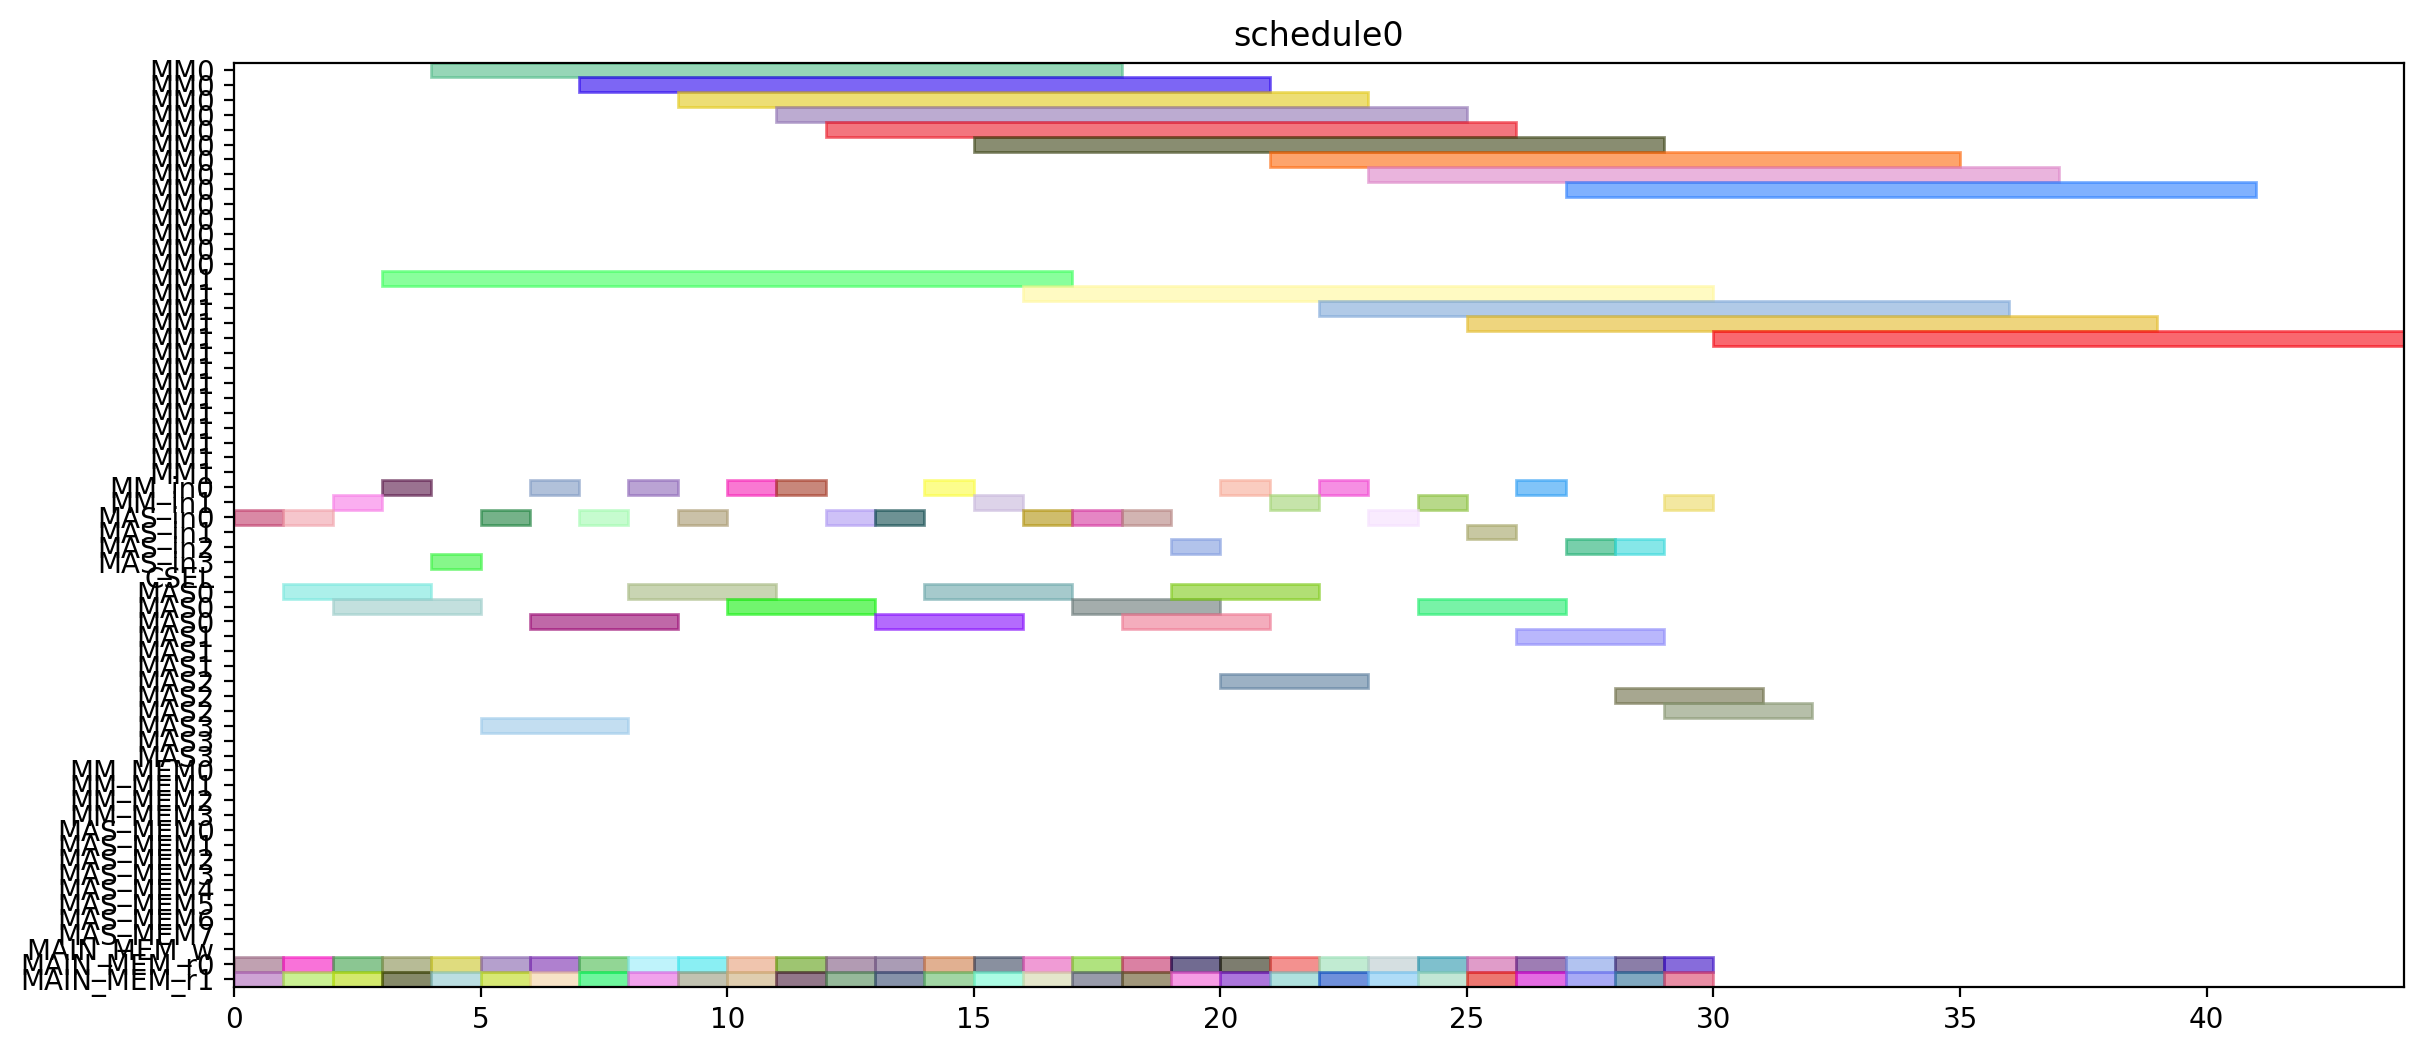

Recreate this plot in Python.
from pyschedule import Scenario, solvers, plotters, alt


def solve():
	horizon = 120
	S = Scenario("schedule0", horizon=horizon)

	# resource
	MM = S.Resources('MM', num=2, size=14)
	MM_in = S.Resources('MM_in', num=2)
	MAS_in = S.Resources('MAS_in', num=4)
	CSEL = S.Resource('CSEL')
	MAS = S.Resources('MAS', num=4, size=3, periods=range(1, horizon))
	MM_MEM = S.Resources('MM_MEM', num=4)
	MAS_MEM = S.Resources('MAS_MEM', num=8)
	MAIN_MEM_w = S.Resource('MAIN_MEM_w', size=1)
	MAIN_MEM_r = S.Resources('MAIN_MEM_r', num=2)

	# result of previous scheduling

	# new tasks
	r1_t0 = S.Task('r1_t0', length=14, delay_cost=1)
	r1_t0 += alt(MM)
	r1_t0_in = S.Task('r1_t0_in', length=1, delay_cost=1)
	r1_t0_in += alt(MM_in)
	S += r1_t0_in*MM_in[0]<=r1_t0*MM[0]
	S += r1_t0_in*MM_in[1]<=r1_t0*MM[1]
	r1_t0_mem0 = S.Task('r1_t0_mem0', length=1, delay_cost=1)
	r1_t0_mem0 += MAIN_MEM_r[0]
	S += r1_t0_mem0 <= r1_t0

	r1_t0_mem1 = S.Task('r1_t0_mem1', length=1, delay_cost=1)
	r1_t0_mem1 += MAIN_MEM_r[1]
	S += r1_t0_mem1 <= r1_t0

	r1_t1 = S.Task('r1_t1', length=14, delay_cost=1)
	r1_t1 += alt(MM)
	r1_t1_in = S.Task('r1_t1_in', length=1, delay_cost=1)
	r1_t1_in += alt(MM_in)
	S += r1_t1_in*MM_in[0]<=r1_t1*MM[0]
	S += r1_t1_in*MM_in[1]<=r1_t1*MM[1]
	r1_t1_mem0 = S.Task('r1_t1_mem0', length=1, delay_cost=1)
	r1_t1_mem0 += MAIN_MEM_r[0]
	S += r1_t1_mem0 <= r1_t1

	r1_t1_mem1 = S.Task('r1_t1_mem1', length=1, delay_cost=1)
	r1_t1_mem1 += MAIN_MEM_r[1]
	S += r1_t1_mem1 <= r1_t1

	r1_t2 = S.Task('r1_t2', length=3, delay_cost=1)
	r1_t2 += alt(MAS)
	r1_t2_in = S.Task('r1_t2_in', length=1, delay_cost=1)
	r1_t2_in += alt(MAS_in)
	S += r1_t2_in*MAS_in[0]<=r1_t2*MAS[0]

	S += r1_t2_in*MAS_in[1]<=r1_t2*MAS[1]

	S += r1_t2_in*MAS_in[2]<=r1_t2*MAS[2]

	S += r1_t2_in*MAS_in[3]<=r1_t2*MAS[3]

	r1_t2_mem0 = S.Task('r1_t2_mem0', length=1, delay_cost=1)
	r1_t2_mem0 += MAIN_MEM_r[0]
	S += r1_t2_mem0 <= r1_t2

	r1_t2_mem1 = S.Task('r1_t2_mem1', length=1, delay_cost=1)
	r1_t2_mem1 += MAIN_MEM_r[1]
	S += r1_t2_mem1 <= r1_t2

	r1_t3 = S.Task('r1_t3', length=3, delay_cost=1)
	r1_t3 += alt(MAS)
	r1_t3_in = S.Task('r1_t3_in', length=1, delay_cost=1)
	r1_t3_in += alt(MAS_in)
	S += r1_t3_in*MAS_in[0]<=r1_t3*MAS[0]

	S += r1_t3_in*MAS_in[1]<=r1_t3*MAS[1]

	S += r1_t3_in*MAS_in[2]<=r1_t3*MAS[2]

	S += r1_t3_in*MAS_in[3]<=r1_t3*MAS[3]

	r1_t3_mem0 = S.Task('r1_t3_mem0', length=1, delay_cost=1)
	r1_t3_mem0 += MAIN_MEM_r[0]
	S += r1_t3_mem0 <= r1_t3

	r1_t3_mem1 = S.Task('r1_t3_mem1', length=1, delay_cost=1)
	r1_t3_mem1 += MAIN_MEM_r[1]
	S += r1_t3_mem1 <= r1_t3

	r3_t0 = S.Task('r3_t0', length=14, delay_cost=1)
	r3_t0 += alt(MM)
	r3_t0_in = S.Task('r3_t0_in', length=1, delay_cost=1)
	r3_t0_in += alt(MM_in)
	S += r3_t0_in*MM_in[0]<=r3_t0*MM[0]
	S += r3_t0_in*MM_in[1]<=r3_t0*MM[1]
	r3_t0_mem0 = S.Task('r3_t0_mem0', length=1, delay_cost=1)
	r3_t0_mem0 += MAIN_MEM_r[0]
	S += r3_t0_mem0 <= r3_t0

	r3_t0_mem1 = S.Task('r3_t0_mem1', length=1, delay_cost=1)
	r3_t0_mem1 += MAIN_MEM_r[1]
	S += r3_t0_mem1 <= r3_t0

	r3_t1 = S.Task('r3_t1', length=14, delay_cost=1)
	r3_t1 += alt(MM)
	r3_t1_in = S.Task('r3_t1_in', length=1, delay_cost=1)
	r3_t1_in += alt(MM_in)
	S += r3_t1_in*MM_in[0]<=r3_t1*MM[0]
	S += r3_t1_in*MM_in[1]<=r3_t1*MM[1]
	r3_t1_mem0 = S.Task('r3_t1_mem0', length=1, delay_cost=1)
	r3_t1_mem0 += MAIN_MEM_r[0]
	S += r3_t1_mem0 <= r3_t1

	r3_t1_mem1 = S.Task('r3_t1_mem1', length=1, delay_cost=1)
	r3_t1_mem1 += MAIN_MEM_r[1]
	S += r3_t1_mem1 <= r3_t1

	r3_t2 = S.Task('r3_t2', length=3, delay_cost=1)
	r3_t2 += alt(MAS)
	r3_t2_in = S.Task('r3_t2_in', length=1, delay_cost=1)
	r3_t2_in += alt(MAS_in)
	S += r3_t2_in*MAS_in[0]<=r3_t2*MAS[0]

	S += r3_t2_in*MAS_in[1]<=r3_t2*MAS[1]

	S += r3_t2_in*MAS_in[2]<=r3_t2*MAS[2]

	S += r3_t2_in*MAS_in[3]<=r3_t2*MAS[3]

	r3_t2_mem0 = S.Task('r3_t2_mem0', length=1, delay_cost=1)
	r3_t2_mem0 += MAIN_MEM_r[0]
	S += r3_t2_mem0 <= r3_t2

	r3_t2_mem1 = S.Task('r3_t2_mem1', length=1, delay_cost=1)
	r3_t2_mem1 += MAIN_MEM_r[1]
	S += r3_t2_mem1 <= r3_t2

	r3_t3 = S.Task('r3_t3', length=3, delay_cost=1)
	r3_t3 += alt(MAS)
	r3_t3_in = S.Task('r3_t3_in', length=1, delay_cost=1)
	r3_t3_in += alt(MAS_in)
	S += r3_t3_in*MAS_in[0]<=r3_t3*MAS[0]

	S += r3_t3_in*MAS_in[1]<=r3_t3*MAS[1]

	S += r3_t3_in*MAS_in[2]<=r3_t3*MAS[2]

	S += r3_t3_in*MAS_in[3]<=r3_t3*MAS[3]

	r3_t3_mem0 = S.Task('r3_t3_mem0', length=1, delay_cost=1)
	r3_t3_mem0 += MAIN_MEM_r[0]
	S += r3_t3_mem0 <= r3_t3

	r3_t3_mem1 = S.Task('r3_t3_mem1', length=1, delay_cost=1)
	r3_t3_mem1 += MAIN_MEM_r[1]
	S += r3_t3_mem1 <= r3_t3

	r4_t0 = S.Task('r4_t0', length=14, delay_cost=1)
	r4_t0 += alt(MM)
	r4_t0_in = S.Task('r4_t0_in', length=1, delay_cost=1)
	r4_t0_in += alt(MM_in)
	S += r4_t0_in*MM_in[0]<=r4_t0*MM[0]
	S += r4_t0_in*MM_in[1]<=r4_t0*MM[1]
	r4_t0_mem0 = S.Task('r4_t0_mem0', length=1, delay_cost=1)
	r4_t0_mem0 += MAIN_MEM_r[0]
	S += r4_t0_mem0 <= r4_t0

	r4_t0_mem1 = S.Task('r4_t0_mem1', length=1, delay_cost=1)
	r4_t0_mem1 += MAIN_MEM_r[1]
	S += r4_t0_mem1 <= r4_t0

	r4_t1 = S.Task('r4_t1', length=14, delay_cost=1)
	r4_t1 += alt(MM)
	r4_t1_in = S.Task('r4_t1_in', length=1, delay_cost=1)
	r4_t1_in += alt(MM_in)
	S += r4_t1_in*MM_in[0]<=r4_t1*MM[0]
	S += r4_t1_in*MM_in[1]<=r4_t1*MM[1]
	r4_t1_mem0 = S.Task('r4_t1_mem0', length=1, delay_cost=1)
	r4_t1_mem0 += MAIN_MEM_r[0]
	S += r4_t1_mem0 <= r4_t1

	r4_t1_mem1 = S.Task('r4_t1_mem1', length=1, delay_cost=1)
	r4_t1_mem1 += MAIN_MEM_r[1]
	S += r4_t1_mem1 <= r4_t1

	r4_t2 = S.Task('r4_t2', length=3, delay_cost=1)
	r4_t2 += alt(MAS)
	r4_t2_in = S.Task('r4_t2_in', length=1, delay_cost=1)
	r4_t2_in += alt(MAS_in)
	S += r4_t2_in*MAS_in[0]<=r4_t2*MAS[0]

	S += r4_t2_in*MAS_in[1]<=r4_t2*MAS[1]

	S += r4_t2_in*MAS_in[2]<=r4_t2*MAS[2]

	S += r4_t2_in*MAS_in[3]<=r4_t2*MAS[3]

	r4_t2_mem0 = S.Task('r4_t2_mem0', length=1, delay_cost=1)
	r4_t2_mem0 += MAIN_MEM_r[0]
	S += r4_t2_mem0 <= r4_t2

	r4_t2_mem1 = S.Task('r4_t2_mem1', length=1, delay_cost=1)
	r4_t2_mem1 += MAIN_MEM_r[1]
	S += r4_t2_mem1 <= r4_t2

	r4_t3 = S.Task('r4_t3', length=3, delay_cost=1)
	r4_t3 += alt(MAS)
	r4_t3_in = S.Task('r4_t3_in', length=1, delay_cost=1)
	r4_t3_in += alt(MAS_in)
	S += r4_t3_in*MAS_in[0]<=r4_t3*MAS[0]

	S += r4_t3_in*MAS_in[1]<=r4_t3*MAS[1]

	S += r4_t3_in*MAS_in[2]<=r4_t3*MAS[2]

	S += r4_t3_in*MAS_in[3]<=r4_t3*MAS[3]

	r4_t3_mem0 = S.Task('r4_t3_mem0', length=1, delay_cost=1)
	r4_t3_mem0 += MAIN_MEM_r[0]
	S += r4_t3_mem0 <= r4_t3

	r4_t3_mem1 = S.Task('r4_t3_mem1', length=1, delay_cost=1)
	r4_t3_mem1 += MAIN_MEM_r[1]
	S += r4_t3_mem1 <= r4_t3

	r5_t0 = S.Task('r5_t0', length=14, delay_cost=1)
	r5_t0 += alt(MM)
	r5_t0_in = S.Task('r5_t0_in', length=1, delay_cost=1)
	r5_t0_in += alt(MM_in)
	S += r5_t0_in*MM_in[0]<=r5_t0*MM[0]
	S += r5_t0_in*MM_in[1]<=r5_t0*MM[1]
	r5_t0_mem0 = S.Task('r5_t0_mem0', length=1, delay_cost=1)
	r5_t0_mem0 += MAIN_MEM_r[0]
	S += r5_t0_mem0 <= r5_t0

	r5_t0_mem1 = S.Task('r5_t0_mem1', length=1, delay_cost=1)
	r5_t0_mem1 += MAIN_MEM_r[1]
	S += r5_t0_mem1 <= r5_t0

	r5_t1 = S.Task('r5_t1', length=14, delay_cost=1)
	r5_t1 += alt(MM)
	r5_t1_in = S.Task('r5_t1_in', length=1, delay_cost=1)
	r5_t1_in += alt(MM_in)
	S += r5_t1_in*MM_in[0]<=r5_t1*MM[0]
	S += r5_t1_in*MM_in[1]<=r5_t1*MM[1]
	r5_t1_mem0 = S.Task('r5_t1_mem0', length=1, delay_cost=1)
	r5_t1_mem0 += MAIN_MEM_r[0]
	S += r5_t1_mem0 <= r5_t1

	r5_t1_mem1 = S.Task('r5_t1_mem1', length=1, delay_cost=1)
	r5_t1_mem1 += MAIN_MEM_r[1]
	S += r5_t1_mem1 <= r5_t1

	r5_t2 = S.Task('r5_t2', length=3, delay_cost=1)
	r5_t2 += alt(MAS)
	r5_t2_in = S.Task('r5_t2_in', length=1, delay_cost=1)
	r5_t2_in += alt(MAS_in)
	S += r5_t2_in*MAS_in[0]<=r5_t2*MAS[0]

	S += r5_t2_in*MAS_in[1]<=r5_t2*MAS[1]

	S += r5_t2_in*MAS_in[2]<=r5_t2*MAS[2]

	S += r5_t2_in*MAS_in[3]<=r5_t2*MAS[3]

	r5_t2_mem0 = S.Task('r5_t2_mem0', length=1, delay_cost=1)
	r5_t2_mem0 += MAIN_MEM_r[0]
	S += r5_t2_mem0 <= r5_t2

	r5_t2_mem1 = S.Task('r5_t2_mem1', length=1, delay_cost=1)
	r5_t2_mem1 += MAIN_MEM_r[1]
	S += r5_t2_mem1 <= r5_t2

	r5_t3 = S.Task('r5_t3', length=3, delay_cost=1)
	r5_t3 += alt(MAS)
	r5_t3_in = S.Task('r5_t3_in', length=1, delay_cost=1)
	r5_t3_in += alt(MAS_in)
	S += r5_t3_in*MAS_in[0]<=r5_t3*MAS[0]

	S += r5_t3_in*MAS_in[1]<=r5_t3*MAS[1]

	S += r5_t3_in*MAS_in[2]<=r5_t3*MAS[2]

	S += r5_t3_in*MAS_in[3]<=r5_t3*MAS[3]

	r5_t3_mem0 = S.Task('r5_t3_mem0', length=1, delay_cost=1)
	r5_t3_mem0 += MAIN_MEM_r[0]
	S += r5_t3_mem0 <= r5_t3

	r5_t3_mem1 = S.Task('r5_t3_mem1', length=1, delay_cost=1)
	r5_t3_mem1 += MAIN_MEM_r[1]
	S += r5_t3_mem1 <= r5_t3

	r6_t0 = S.Task('r6_t0', length=14, delay_cost=1)
	r6_t0 += alt(MM)
	r6_t0_in = S.Task('r6_t0_in', length=1, delay_cost=1)
	r6_t0_in += alt(MM_in)
	S += r6_t0_in*MM_in[0]<=r6_t0*MM[0]
	S += r6_t0_in*MM_in[1]<=r6_t0*MM[1]
	r6_t0_mem0 = S.Task('r6_t0_mem0', length=1, delay_cost=1)
	r6_t0_mem0 += MAIN_MEM_r[0]
	S += r6_t0_mem0 <= r6_t0

	r6_t0_mem1 = S.Task('r6_t0_mem1', length=1, delay_cost=1)
	r6_t0_mem1 += MAIN_MEM_r[1]
	S += r6_t0_mem1 <= r6_t0

	r6_t1 = S.Task('r6_t1', length=14, delay_cost=1)
	r6_t1 += alt(MM)
	r6_t1_in = S.Task('r6_t1_in', length=1, delay_cost=1)
	r6_t1_in += alt(MM_in)
	S += r6_t1_in*MM_in[0]<=r6_t1*MM[0]
	S += r6_t1_in*MM_in[1]<=r6_t1*MM[1]
	r6_t1_mem0 = S.Task('r6_t1_mem0', length=1, delay_cost=1)
	r6_t1_mem0 += MAIN_MEM_r[0]
	S += r6_t1_mem0 <= r6_t1

	r6_t1_mem1 = S.Task('r6_t1_mem1', length=1, delay_cost=1)
	r6_t1_mem1 += MAIN_MEM_r[1]
	S += r6_t1_mem1 <= r6_t1

	r6_t2 = S.Task('r6_t2', length=3, delay_cost=1)
	r6_t2 += alt(MAS)
	r6_t2_in = S.Task('r6_t2_in', length=1, delay_cost=1)
	r6_t2_in += alt(MAS_in)
	S += r6_t2_in*MAS_in[0]<=r6_t2*MAS[0]

	S += r6_t2_in*MAS_in[1]<=r6_t2*MAS[1]

	S += r6_t2_in*MAS_in[2]<=r6_t2*MAS[2]

	S += r6_t2_in*MAS_in[3]<=r6_t2*MAS[3]

	r6_t2_mem0 = S.Task('r6_t2_mem0', length=1, delay_cost=1)
	r6_t2_mem0 += MAIN_MEM_r[0]
	S += r6_t2_mem0 <= r6_t2

	r6_t2_mem1 = S.Task('r6_t2_mem1', length=1, delay_cost=1)
	r6_t2_mem1 += MAIN_MEM_r[1]
	S += r6_t2_mem1 <= r6_t2

	r6_t3 = S.Task('r6_t3', length=3, delay_cost=1)
	r6_t3 += alt(MAS)
	r6_t3_in = S.Task('r6_t3_in', length=1, delay_cost=1)
	r6_t3_in += alt(MAS_in)
	S += r6_t3_in*MAS_in[0]<=r6_t3*MAS[0]

	S += r6_t3_in*MAS_in[1]<=r6_t3*MAS[1]

	S += r6_t3_in*MAS_in[2]<=r6_t3*MAS[2]

	S += r6_t3_in*MAS_in[3]<=r6_t3*MAS[3]

	r6_t3_mem0 = S.Task('r6_t3_mem0', length=1, delay_cost=1)
	r6_t3_mem0 += MAIN_MEM_r[0]
	S += r6_t3_mem0 <= r6_t3

	r6_t3_mem1 = S.Task('r6_t3_mem1', length=1, delay_cost=1)
	r6_t3_mem1 += MAIN_MEM_r[1]
	S += r6_t3_mem1 <= r6_t3

	r9_t2 = S.Task('r9_t2', length=3, delay_cost=1)
	r9_t2 += alt(MAS)
	r9_t2_in = S.Task('r9_t2_in', length=1, delay_cost=1)
	r9_t2_in += alt(MAS_in)
	S += r9_t2_in*MAS_in[0]<=r9_t2*MAS[0]

	S += r9_t2_in*MAS_in[1]<=r9_t2*MAS[1]

	S += r9_t2_in*MAS_in[2]<=r9_t2*MAS[2]

	S += r9_t2_in*MAS_in[3]<=r9_t2*MAS[3]

	r9_t2_mem0 = S.Task('r9_t2_mem0', length=1, delay_cost=1)
	r9_t2_mem0 += MAIN_MEM_r[0]
	S += r9_t2_mem0 <= r9_t2

	r9_t2_mem1 = S.Task('r9_t2_mem1', length=1, delay_cost=1)
	r9_t2_mem1 += MAIN_MEM_r[1]
	S += r9_t2_mem1 <= r9_t2

	r12_t0 = S.Task('r12_t0', length=14, delay_cost=1)
	r12_t0 += alt(MM)
	r12_t0_in = S.Task('r12_t0_in', length=1, delay_cost=1)
	r12_t0_in += alt(MM_in)
	S += r12_t0_in*MM_in[0]<=r12_t0*MM[0]
	S += r12_t0_in*MM_in[1]<=r12_t0*MM[1]
	r12_t0_mem0 = S.Task('r12_t0_mem0', length=1, delay_cost=1)
	r12_t0_mem0 += MAIN_MEM_r[0]
	S += r12_t0_mem0 <= r12_t0

	r12_t0_mem1 = S.Task('r12_t0_mem1', length=1, delay_cost=1)
	r12_t0_mem1 += MAIN_MEM_r[1]
	S += r12_t0_mem1 <= r12_t0

	r12_t1 = S.Task('r12_t1', length=14, delay_cost=1)
	r12_t1 += alt(MM)
	r12_t1_in = S.Task('r12_t1_in', length=1, delay_cost=1)
	r12_t1_in += alt(MM_in)
	S += r12_t1_in*MM_in[0]<=r12_t1*MM[0]
	S += r12_t1_in*MM_in[1]<=r12_t1*MM[1]
	r12_t1_mem0 = S.Task('r12_t1_mem0', length=1, delay_cost=1)
	r12_t1_mem0 += MAIN_MEM_r[0]
	S += r12_t1_mem0 <= r12_t1

	r12_t1_mem1 = S.Task('r12_t1_mem1', length=1, delay_cost=1)
	r12_t1_mem1 += MAIN_MEM_r[1]
	S += r12_t1_mem1 <= r12_t1

	r12_t2 = S.Task('r12_t2', length=3, delay_cost=1)
	r12_t2 += alt(MAS)
	r12_t2_in = S.Task('r12_t2_in', length=1, delay_cost=1)
	r12_t2_in += alt(MAS_in)
	S += r12_t2_in*MAS_in[0]<=r12_t2*MAS[0]

	S += r12_t2_in*MAS_in[1]<=r12_t2*MAS[1]

	S += r12_t2_in*MAS_in[2]<=r12_t2*MAS[2]

	S += r12_t2_in*MAS_in[3]<=r12_t2*MAS[3]

	r12_t2_mem0 = S.Task('r12_t2_mem0', length=1, delay_cost=1)
	r12_t2_mem0 += MAIN_MEM_r[0]
	S += r12_t2_mem0 <= r12_t2

	r12_t2_mem1 = S.Task('r12_t2_mem1', length=1, delay_cost=1)
	r12_t2_mem1 += MAIN_MEM_r[1]
	S += r12_t2_mem1 <= r12_t2

	r12_t3 = S.Task('r12_t3', length=3, delay_cost=1)
	r12_t3 += alt(MAS)
	r12_t3_in = S.Task('r12_t3_in', length=1, delay_cost=1)
	r12_t3_in += alt(MAS_in)
	S += r12_t3_in*MAS_in[0]<=r12_t3*MAS[0]

	S += r12_t3_in*MAS_in[1]<=r12_t3*MAS[1]

	S += r12_t3_in*MAS_in[2]<=r12_t3*MAS[2]

	S += r12_t3_in*MAS_in[3]<=r12_t3*MAS[3]

	r12_t3_mem0 = S.Task('r12_t3_mem0', length=1, delay_cost=1)
	r12_t3_mem0 += MAIN_MEM_r[0]
	S += r12_t3_mem0 <= r12_t3

	r12_t3_mem1 = S.Task('r12_t3_mem1', length=1, delay_cost=1)
	r12_t3_mem1 += MAIN_MEM_r[1]
	S += r12_t3_mem1 <= r12_t3

	r13_t0 = S.Task('r13_t0', length=14, delay_cost=1)
	r13_t0 += alt(MM)
	r13_t0_in = S.Task('r13_t0_in', length=1, delay_cost=1)
	r13_t0_in += alt(MM_in)
	S += r13_t0_in*MM_in[0]<=r13_t0*MM[0]
	S += r13_t0_in*MM_in[1]<=r13_t0*MM[1]
	r13_t0_mem0 = S.Task('r13_t0_mem0', length=1, delay_cost=1)
	r13_t0_mem0 += MAIN_MEM_r[0]
	S += r13_t0_mem0 <= r13_t0

	r13_t0_mem1 = S.Task('r13_t0_mem1', length=1, delay_cost=1)
	r13_t0_mem1 += MAIN_MEM_r[1]
	S += r13_t0_mem1 <= r13_t0

	r13_t1 = S.Task('r13_t1', length=14, delay_cost=1)
	r13_t1 += alt(MM)
	r13_t1_in = S.Task('r13_t1_in', length=1, delay_cost=1)
	r13_t1_in += alt(MM_in)
	S += r13_t1_in*MM_in[0]<=r13_t1*MM[0]
	S += r13_t1_in*MM_in[1]<=r13_t1*MM[1]
	r13_t1_mem0 = S.Task('r13_t1_mem0', length=1, delay_cost=1)
	r13_t1_mem0 += MAIN_MEM_r[0]
	S += r13_t1_mem0 <= r13_t1

	r13_t1_mem1 = S.Task('r13_t1_mem1', length=1, delay_cost=1)
	r13_t1_mem1 += MAIN_MEM_r[1]
	S += r13_t1_mem1 <= r13_t1

	r13_t2 = S.Task('r13_t2', length=3, delay_cost=1)
	r13_t2 += alt(MAS)
	r13_t2_in = S.Task('r13_t2_in', length=1, delay_cost=1)
	r13_t2_in += alt(MAS_in)
	S += r13_t2_in*MAS_in[0]<=r13_t2*MAS[0]

	S += r13_t2_in*MAS_in[1]<=r13_t2*MAS[1]

	S += r13_t2_in*MAS_in[2]<=r13_t2*MAS[2]

	S += r13_t2_in*MAS_in[3]<=r13_t2*MAS[3]

	r13_t2_mem0 = S.Task('r13_t2_mem0', length=1, delay_cost=1)
	r13_t2_mem0 += MAIN_MEM_r[0]
	S += r13_t2_mem0 <= r13_t2

	r13_t2_mem1 = S.Task('r13_t2_mem1', length=1, delay_cost=1)
	r13_t2_mem1 += MAIN_MEM_r[1]
	S += r13_t2_mem1 <= r13_t2

	r13_t3 = S.Task('r13_t3', length=3, delay_cost=1)
	r13_t3 += alt(MAS)
	r13_t3_in = S.Task('r13_t3_in', length=1, delay_cost=1)
	r13_t3_in += alt(MAS_in)
	S += r13_t3_in*MAS_in[0]<=r13_t3*MAS[0]

	S += r13_t3_in*MAS_in[1]<=r13_t3*MAS[1]

	S += r13_t3_in*MAS_in[2]<=r13_t3*MAS[2]

	S += r13_t3_in*MAS_in[3]<=r13_t3*MAS[3]

	r13_t3_mem0 = S.Task('r13_t3_mem0', length=1, delay_cost=1)
	r13_t3_mem0 += MAIN_MEM_r[0]
	S += r13_t3_mem0 <= r13_t3

	r13_t3_mem1 = S.Task('r13_t3_mem1', length=1, delay_cost=1)
	r13_t3_mem1 += MAIN_MEM_r[1]
	S += r13_t3_mem1 <= r13_t3

	r16_t3 = S.Task('r16_t3', length=3, delay_cost=1)
	r16_t3 += alt(MAS)
	r16_t3_in = S.Task('r16_t3_in', length=1, delay_cost=1)
	r16_t3_in += alt(MAS_in)
	S += r16_t3_in*MAS_in[0]<=r16_t3*MAS[0]

	S += r16_t3_in*MAS_in[1]<=r16_t3*MAS[1]

	S += r16_t3_in*MAS_in[2]<=r16_t3*MAS[2]

	S += r16_t3_in*MAS_in[3]<=r16_t3*MAS[3]

	r16_t3_mem0 = S.Task('r16_t3_mem0', length=1, delay_cost=1)
	r16_t3_mem0 += MAIN_MEM_r[0]
	S += r16_t3_mem0 <= r16_t3

	r16_t3_mem1 = S.Task('r16_t3_mem1', length=1, delay_cost=1)
	r16_t3_mem1 += MAIN_MEM_r[1]
	S += r16_t3_mem1 <= r16_t3

	solvers.mip.solve(S,msg=1,kind='CPLEX',ratio_gap=1.01)

	solution = [['hoge']*len(S.solution()[1]) for i in range(len(S.solution()))]
	for i in range(len(S.solution())):
		for j in range(len(S.solution()[i])):
			solution[i][j]=str(S.solution()[i][j])
	print(solution)

	cycles = int(solution[-1][3])

	pic_file_name = "/mnt/rose/usr1/fukuda/ABE/multiRAM_multiMAS_16mux/scheduling_result/stage14MM2_stage3MAS4/EP2_YRECOVER/schedule0.png"
	if(S.solution() != []):
		plotters.matplotlib.plot(S,img_filename=pic_file_name, show_task_labels=False, fig_size=(cycles*0.25+3, 6))

	return solution
